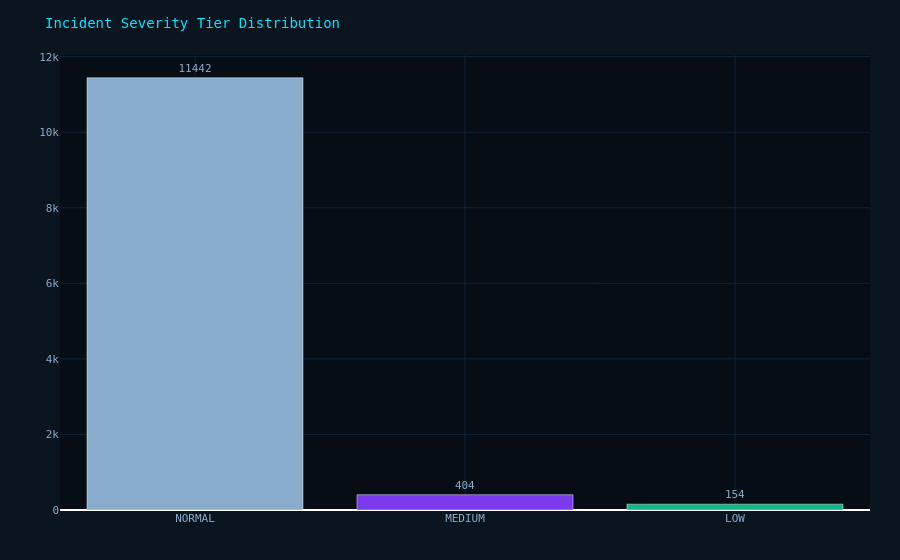

Notebook code for this chart:
### Code cell
# ── Plot 7: Severity Tier Distribution ───────────────────────────────────────
tier_colors = {"CRITICAL": PALETTE["red"], "HIGH": PALETTE["amber"],
               "MEDIUM": PALETTE["purple"], "LOW": PALETTE["green"], "NORMAL": PALETTE["text"]}
sev_counts = df["severity_tier"].value_counts().reset_index()
sev_counts.columns = ["tier", "count"]

fig7 = go.Figure(go.Bar(
    x=sev_counts["tier"], y=sev_counts["count"],
    marker_color=[tier_colors.get(t, PALETTE["text"]) for t in sev_counts["tier"]],
    text=sev_counts["count"], textposition="outside", textfont=dict(color=PALETTE["text"])))
fig7 = _layout(fig7, "Incident Severity Tier Distribution")
fig7.show()

### Figure 1 — Plotly figure (JSON) as saved in the notebook; plotly's stock layout.template omitted (floating-point values rounded to 4 significant figures)
{"data": [{"marker": {"color": ["#8aaccc", "#7c3aed", "#10b981"]}, "text": [11440.0, 404.0, 154.0], "textfont": {"color": "#8aaccc"}, "textposition": "outside", "type": "bar", "x": ["NORMAL", "MEDIUM", "LOW"], "y": [11442, 404, 154]}], "layout": {"font": {"color": "#8aaccc", "family": "Share Tech Mono, monospace", "size": 11}, "legend": {"bgcolor": "rgba(0,0,0,0)", "font": {"color": "#8aaccc"}}, "margin": {"b": 50, "l": 60, "r": 30, "t": 55}, "paper_bgcolor": "#0b1520", "plot_bgcolor": "#060d14", "title": {"font": {"color": "#00e5ff", "size": 14}, "text": "Incident Severity Tier Distribution"}, "xaxis": {"gridcolor": "#0e2235"}, "yaxis": {"gridcolor": "#0e2235"}}}
